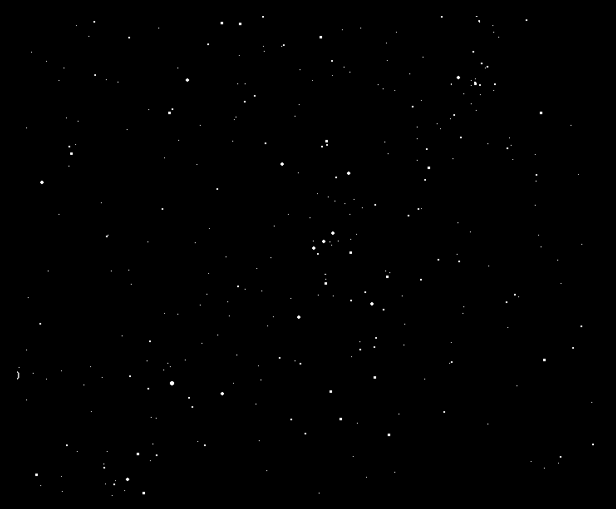
#> input picture OpenCv-Assignment1/1.png, 616 x 509 px
$ python Counting-Stars-in-Sky.py   (older library calls are emulated)
#> lines starting #> are read from the running program, lines starting #| are printed output that depends on the picture
import cv2
import numpy as np

# img= cv2.imread('Stars-Night-Sky.jpg',0)
img= cv2.imread('1.png',0)
#> img is the input picture: shape (509, 616); min 0, max 255, mean 0.5
# img= cv2.cvtColor(img1, cv2.COLOR_BGR2GRAY)
cv2.imshow('Original', img)

# cany= cv2.Canny(img, 127,200,apertureSize=3)
# cv2.imshow('Canny',cany)

smooth=cv2.GaussianBlur(img, ksize=(3,3),sigmaX=5,sigmaY=5)
log1= cv2.Laplacian(img, ddepth=cv2.CV_8U,ksize=3)
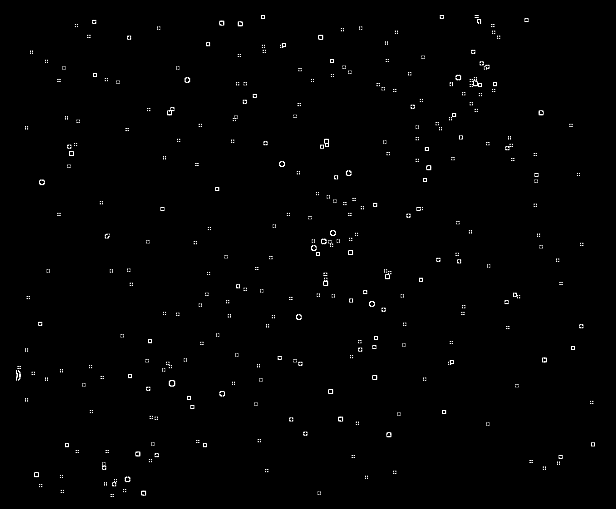
#> log1: shape (509, 616); min 0, max 255, mean 2.1
r1= len(log1)# Simply returns the no of rows in log1 image
#> r1 = 509
# print('no of stars in original',r1)
log2= cv2.Laplacian(smooth, ddepth=cv2.CV_8U,ksize=3)
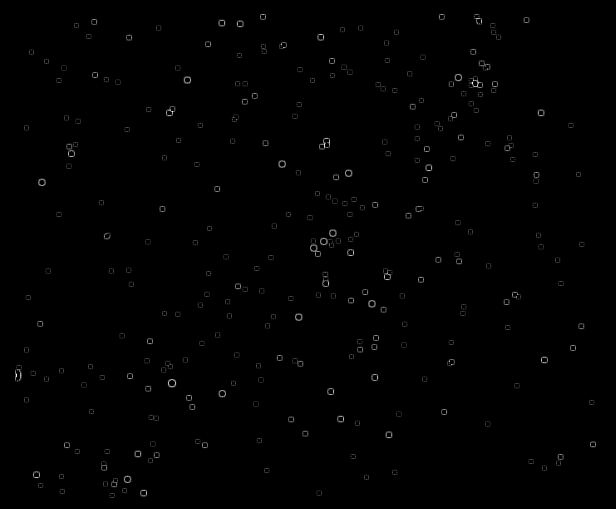
#> log2: shape (509, 616); min 0, max 255, mean 1.2
# detector= cv2.SimpleBlobDetector_Params()

# keypoints= detector
# print(len(keypoints))

r2= len(log2)
#> r2 = 509

# print('NO of stars after smoothening',r2)
# cv2.Laplacian()

dup= np.zeros(log2.shape, dtype=np.uint8)
dup[log2>127]=1
print(sum(sum(dup)))

cv2.imshow('Smooth', smooth)
cv2.imshow('log1',log1)
cv2.imshow('log2',log2)

cv2.waitKey(0)
cv2.destroyAllWindows()
